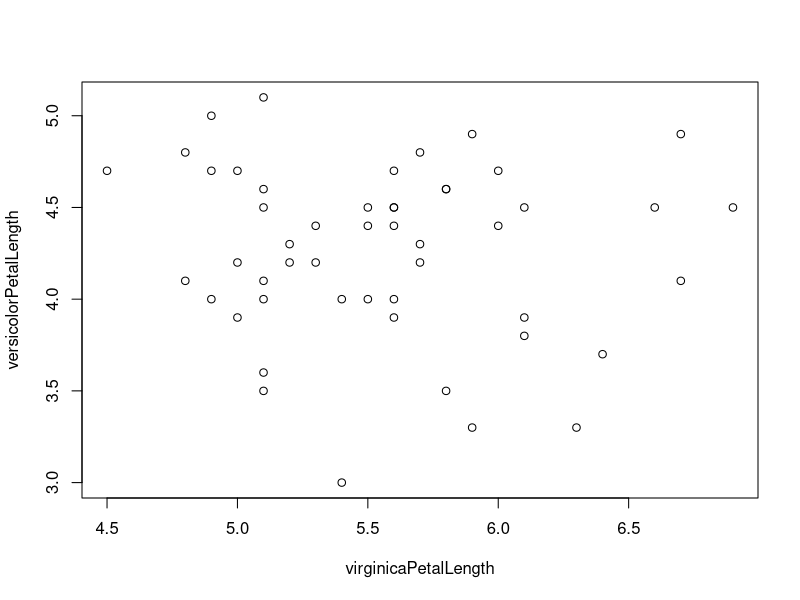
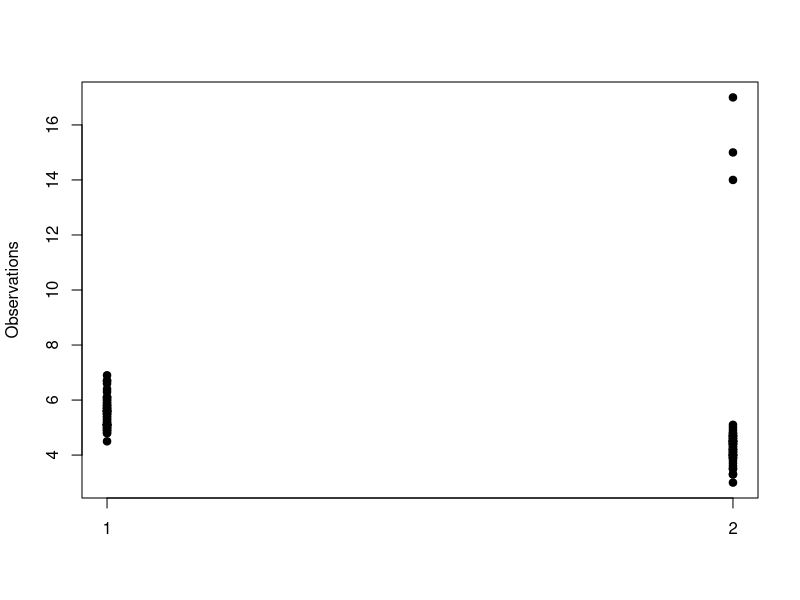
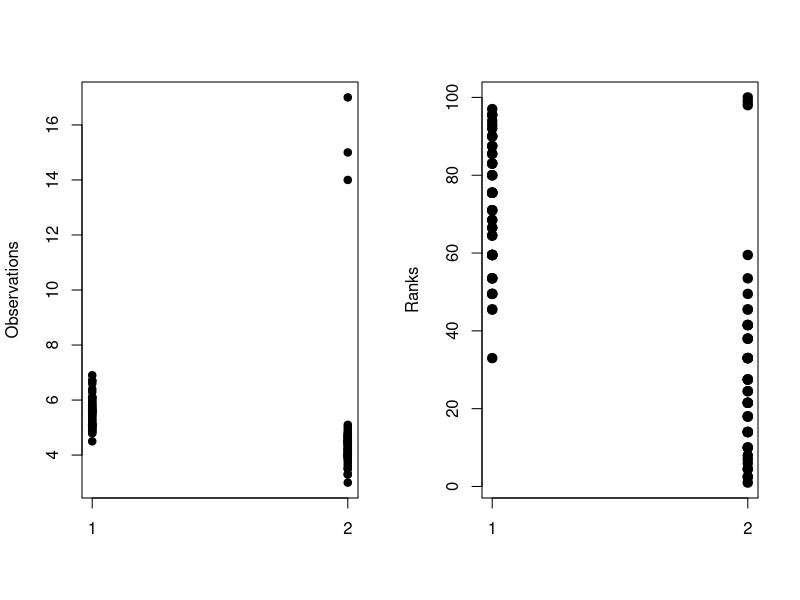
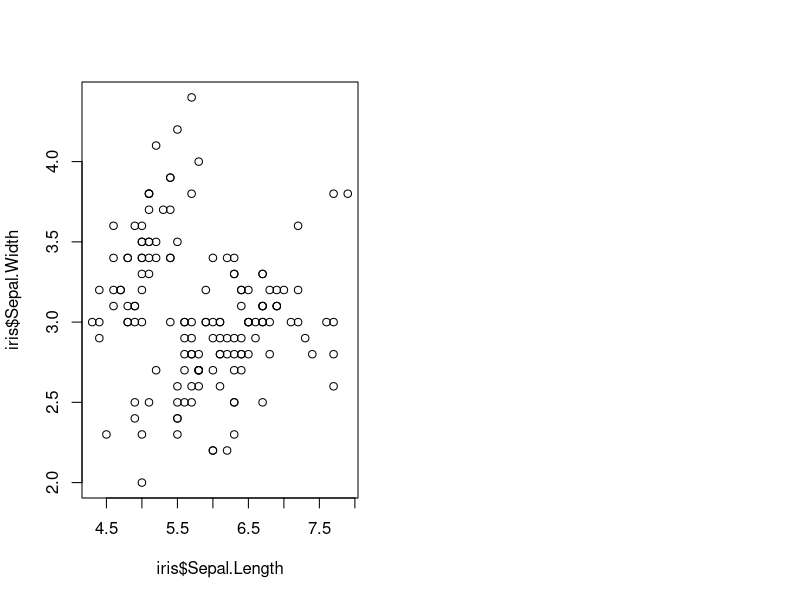
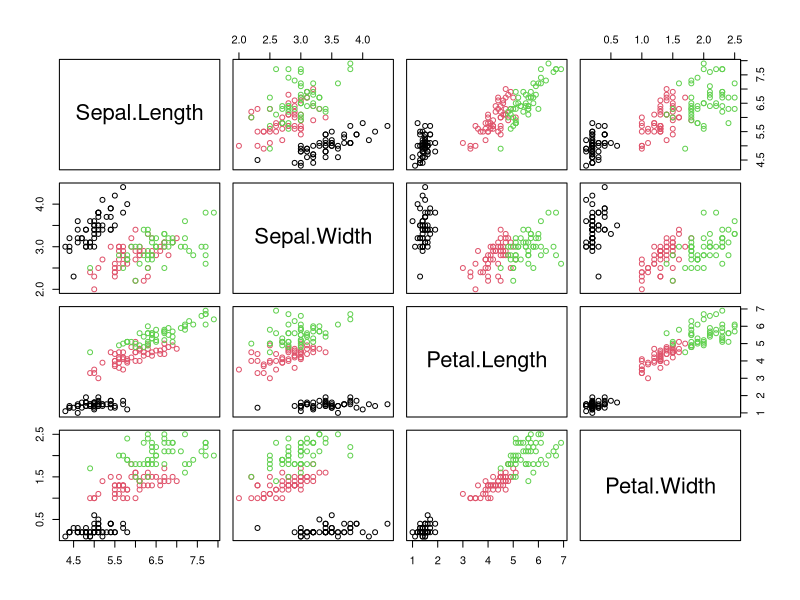
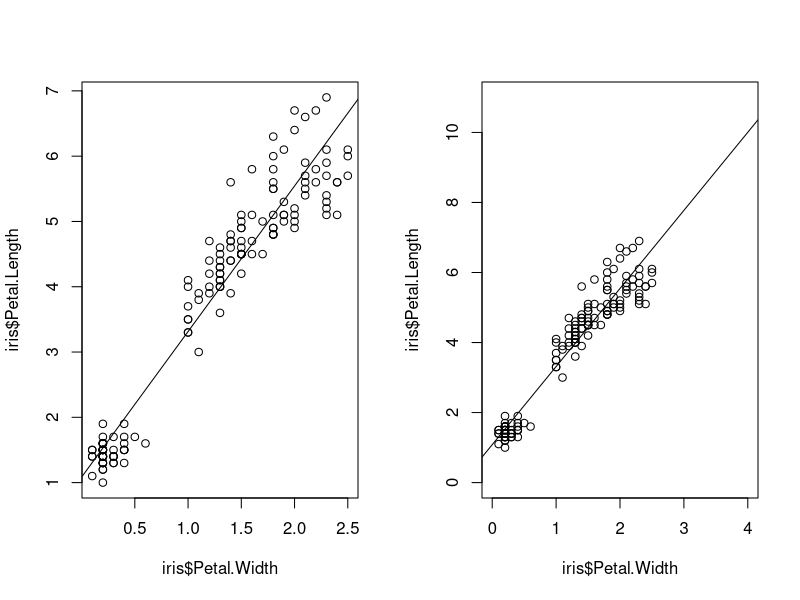

These charts were generated, in order, by the following R code:
## ---- chunk 1
# you can see the first few rows of a dataset by using the *function* head()
head(iris)
## ---- chunk 2
# use the *function* mean()
mean(iris[iris$Species == 'virginica',]$Petal.Length)
## ---- chunk 3
mean(iris[iris$Species == 'versicolor',]$Petal.Length)
## ---- chunk 4
# Save the difference in the *variable* diff
diff <- mean(iris[iris$Species == 'virginica',]$Petal.Length) - mean(iris[iris$Species == 'versicolor',]$Petal.Length)
print(diff)
## ---- chunk 5
virginicaPetalLength <- iris[iris$Species == 'virginica',]$Petal.Length
versicolorPetalLength <- iris[iris$Species == 'versicolor',]$Petal.Length
## ---- chunk 6
plot(virginicaPetalLength,versicolorPetalLength)
## ---- chunk 7
ttestResult <- t.test(virginicaPetalLength, versicolorPetalLength)
print(ttestResult)
## ---- chunk 8
ttestResult$p.value
## ---- chunk 9
versicolorPetalLength[1] <- 15
versicolorPetalLength[2] <- 17
versicolorPetalLength[3] <- 14
t.test(virginicaPetalLength,versicolorPetalLength)
## ---- chunk 10
stripchart(list(virginicaPetalLength, versicolorPetalLength),
           vertical=TRUE,
           ylab="Observations",
           pch=21,
           bg=1)
abline(h=0)
## ---- chunk 11
# par() is a *function* that allows multiple plots to be combined in one figure
# 1 = the number of rows, 2 = the number of columns
par(mfrow=c(1,2))

xrank <- rank(c(virginicaPetalLength,versicolorPetalLength))[seq(along=virginicaPetalLength)]
yrank <- rank(c(virginicaPetalLength,versicolorPetalLength))[-seq(along=versicolorPetalLength)]
# plot the previous plot for comparison
stripchart(list(virginicaPetalLength, versicolorPetalLength),
           vertical=TRUE,
           ylab="Observations",
           pch=21,
           bg=1)
abline(h=0)
stripchart(list(xrank,yrank),
           vertical=TRUE,
           ylab="Ranks",
           pch=21,bg=1,
           cex=1.25)

## ---- chunk 12
plot(iris$Sepal.Length, iris$Sepal.Width)
## ---- chunk 13
cor(iris$Sepal.Length, iris$Sepal.Width)
## ---- chunk 14
cor(iris[iris$Species=='versicolor',]$Petal.Length, iris[iris$Species=='versicolor',]$Petal.Width)
## ---- chunk 15
cor(iris[1:4])
## ---- chunk 16
plot(iris[1:4], col=iris$Species)
## ---- chunk 17
library(dplyr)
## ---- chunk 18
iris %>% 
  filter(Species == "versicolor")
## ---- chunk 19
iris %>% 
  group_by(Species)
## ---- chunk 20
iris %>% 
    do(head(.))

iris %>% 
  group_by(Species) %>% 
    do(head(.))
## ---- chunk 21
cormat_result <- iris %>% group_by(Species) %>%  do(cormat = cor(.[1:4]))
cormat_result[[1]]
cormat_result[[2]]
## ---- chunk 22
lm(Petal.Length ~ Petal.Width, data=iris)
## ---- chunk 23
relation <- lm(Petal.Length ~ Petal.Width, data=iris)
measured <- data.frame(Petal.Width=4)
predict_value <- predict.lm(relation,measured)
print(predict_value)
## ---- chunk 24
# Plot the chart.
relation <- lm(Petal.Length ~ Petal.Width, data=iris)
plot(iris$Petal.Width,iris$Petal.Length,
  abline(relation))
## ---- chunk 25
# Plot the chart. xlim(c(0,4)) limits the x-axis from value 0 to value 4
# and ylim(0,11) limits the y-axis from 0 to 11. This is because the point
# falls outside of the normal range of the plot.
plot(iris$Petal.Width,iris$Petal.Length,
  abline(relation), 
  xlim=c(0,4), 
  ylim=c(0,11))
# Add the point using points() after the plot()
## ---- chunk 26
library(MASS) 
head(survey)
## ---- chunk 27
tblSmoke = table(survey$Smoke, survey$Exer) 
## ---- chunk 28
chisq.test(tblSmoke)
## ---- chunk 29
tblClap <- table(survey$Clap, survey$Exer)
chisq.test(tblClap)
## ---- chunk 30
fisher.test(tblSmoke)
fisher.test(tblClap)
